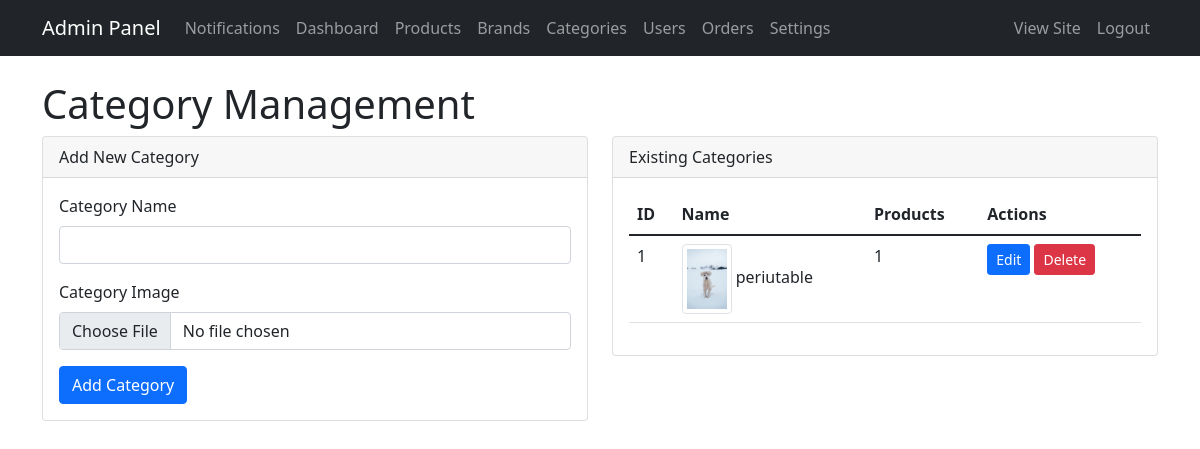
Page /admin/categories (signed in) on the committed database.
### app/models.py (models this page shows)
class Category(db.Model):
    id = db.Column(db.Integer, primary_key=True)
    name = db.Column(db.String(100), nullable=False)
    image = db.Column(db.String(255))  # Verify this line exists
    products = db.relationship('Product', backref='category', lazy=True)

### app/routes.py (the view, shortened to what this page needs)
@bp.route('/admin/categories', methods=['GET', 'POST'])
@login_required
@admin_required
def category_management():
    form = CategoryForm()
    categories = Category.query.all()
    return render_template('admin/category_management.html', form=form, categories=categories)

### app/forms.py
class CategoryForm(FlaskForm):
    name = StringField('Category Name', validators=[DataRequired()])
    image = FileField('Category Image', validators=[DataRequired()])
    submit = SubmitField('Add Category')

### app/models.py (called while the page is built)
@login_manager.user_loader
def load_user(user_id):
    return User.query.get(int(user_id))

    def is_administrator(self):
        return self.is_admin and self.admin_access_level > 0 and self.role == 'admin'

    def get_unread_notifications_count(self):
        return AdminNotification.query.filter_by(user_id=self.id, read=False).count()

### app/routes.py (called while the page is built)
def admin_required(f):
    @wraps(f)
    def decorated_function(*args, **kwargs):
        if not current_user.is_authenticated or not current_user.is_administrator():
            flash('You need admin privileges to access this page.', 'danger')
            return redirect(url_for('main.admin_login'))
        return f(*args, **kwargs)
    return decorated_function

@bp.context_processor
def utility_processor():
    return {
        'now': datetime.utcnow(),
        'Cart': Cart  # Add Cart to the context
    }

### app/templates/admin/category_management.html (shortened to what this page needs)
{% extends "admin/base.html" %}
{% block content %}
<div class="row">
    <div class="col-md-12">
        <h1>Category Management</h1>
        <div class="row">
            <div class="col-md-6">
                <div class="card">
                    <div class="card-header">
                        Add New Category
                    </div>
                    <div class="card-body">
                        <form method="POST" enctype="multipart/form-data">
                            <div class="mb-3">
                                {{ form.name.label(class="form-label") }}
                                {{ form.name(class="form-control") }}
                            </div>
                            <div class="mb-3">
                                {{ form.image.label(class="form-label") }}
                                {{ form.image(class="form-control") }}
                            </div>
                            {{ form.submit(class="btn btn-primary") }}
                        </form>
                    </div>
                </div>
            </div>
            <div class="col-md-6">
                <div class="card">
                    <div class="card-header">
                        Existing Categories
                    </div>
                    <div class="card-body">
                        <table class="table">
                            <thead>
                                <tr>
                                    <th>ID</th>
                                    <th>Name</th>
                                    <th>Products</th>
                                    <th>Actions</th>
                                </tr>
                            </thead>
                            <tbody>
                                {% for category in categories %}
                                <tr>
                                    <td>{{ category.id }}</td>
                                    <td>
                                        {% if category.image %}
                                            <img src="{{ url_for('static', filename='uploads/' + category.image) }}"
                                                 alt="{{ category.name }}"
                                                 class="img-thumbnail"
                                                 style="max-width: 50px;">
                                        {% endif %}
                                        {{ category.name }}
                                    </td>
                                    <td>{{ category.products|length }}</td>
                                    <td>
                                        <a href="{{ url_for('main.edit_category', id=category.id) }}" class="btn btn-sm btn-primary">Edit</a>
                                        <a href="{{ url_for('main.delete_category', id=category.id) }}" class="btn btn-sm btn-danger">Delete</a>
                                    </td>
                                </tr>
                                {% endfor %}
                            </tbody>
                        </table>
                    </div>
                </div>
            </div>
        </div>
    </div>
</div>
{% endblock %}

### rows in the picture
Category: id "1", image (picture), name "periutable", products|length "1"
